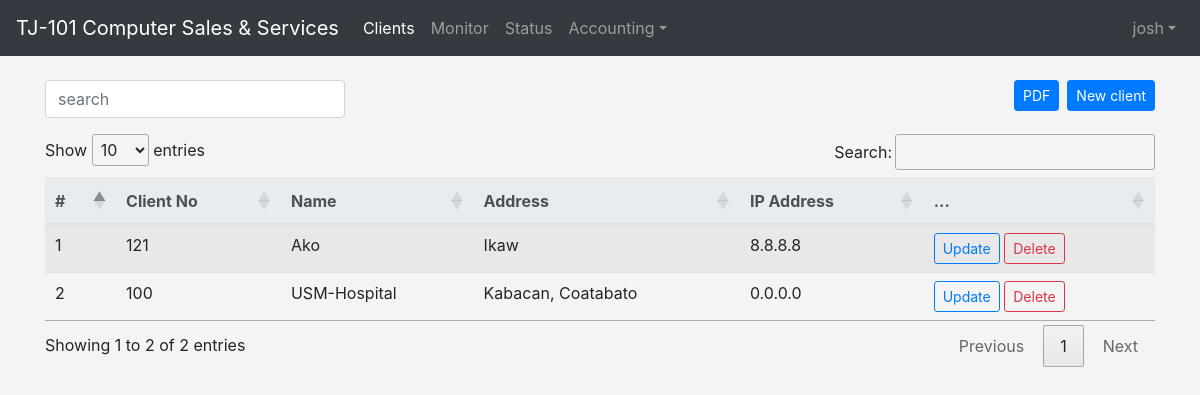
Before: / (signed in) with the older database file.
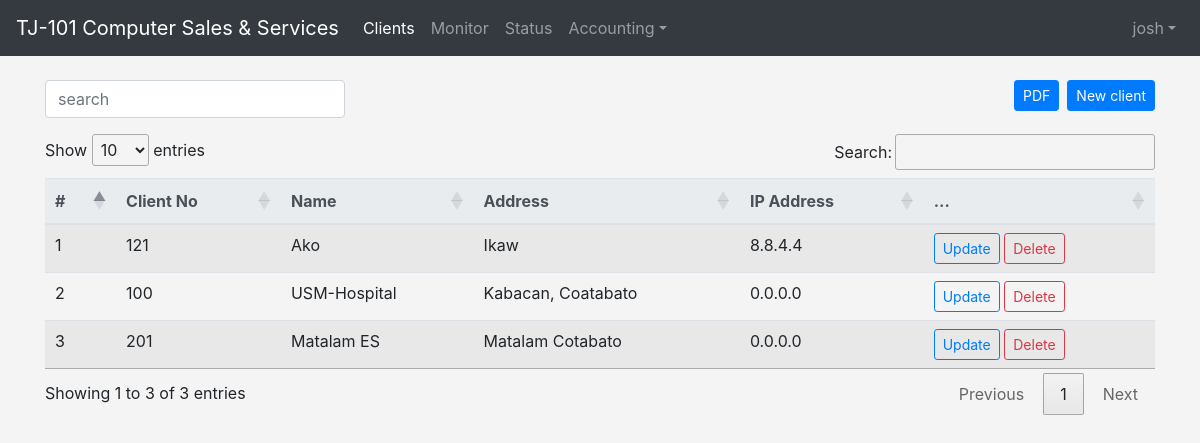
After: the same page with the newer database file.
### client/models.py (models this page shows, shortened)
class Client(models.Model):
    client_no       = models.CharField(max_length=50)
    client_name     = models.CharField(max_length=150)
    client_address  = models.CharField(max_length=200)
    client_email    = models.CharField(max_length=100)
    client_registered = models.DateField(auto_now_add=False)
    client_active   = models.BooleanField(default=False)
    client_ip       = models.CharField(default="0.0.0.0", max_length=20)
    def __str__(self):
        return  self.client_name

### client/views.py (the view)
# urls.py: path('',  views.list_client, name='clients'),
def list_client(request):
    clients = Client.objects.all()
    return render(request, 'clients/clients.html', {'clients': clients})

### templates/clients/clients.html (shortened to what this page needs)
{% extends 'base/base.html' %}
{% block content %}
    {% if user.is_authenticated  %}
        {% include 'base/navbar.html' %}
        <br>
        <div class="container">
            <div class="row mb-2">
                <div class="col col-2 mb-2 float-left">
                    <form method="POST">
                        <input type="text" class="form-control" style="width: 300px;" placeholder="search">
                    </form>
                </div>
                <div class="col col-10 float-right">
                    <button type="button" class="btn btn-primary btn-sm js-create-client mb-2 float-right" data-url="{% url 'client:create_client' %}">
                        New client
                    </button>
                    <button type="button" class="btn btn-primary btn-sm js-pdf-client mx-2 float-right" onclick="window.open('/clients/report/')">
                        PDF
                    </button>
                </div>
            </div>
            <div class="table-responsive">
                <table class="table table-hover table-sm table-striped" id="clientList">
                    <thead class="thead-light">
                        <tr>
                            <th>#</th>
                            <th>Client No</th>
                            <th>Name</th>
                            <th>Address</th>
                            <th>IP Address</th>
                            <th>...</th>
                        </tr>
                    </thead>
                    <tbody>
                        {% include 'includes/partial_client_list.html' %}
                    </tbody>
                </table>
            </div>
        </div>
    {% endif %}
{% endblock content %}

### templates/includes/partial_client_list.html (shortened to what this page needs)
{% for client in clients %}
    <tr>
        <td>{{forloop.counter}}</td>
        <td>{{client.client_no}}</td>
        <td>{{client}}</td>
        <td>{{client.client_address}}</td>
        <td>{{client.client_ip}}</td>
        <td>
            <button class="btn btn-outline-primary btn-sm js-update-client" data-url="{% url 'client:edit_client' client.pk %}">
                Update
            </button>
            <button type="button"
                class="btn btn-outline-danger btn-sm js-delete-client"
                data-url="{% url 'client:delete_client' client.pk %}">
                 Delete
            </button>
        </td>
    </tr>
{% empty %}
    <tr>
        <td colspan="7" class="text-center bg-warning">No Client</td>
    </tr>
{% endfor %}

Changed rows visible on the page:
changed Client "Ako": client_ip "8.8.8.8" → "8.8.4.4"
added Client: client_no "201", client_name "Matalam ES", client_address "Matalam Cotabato", client_ip "0.0.0.0"
Other visible differences:
text written by a page script: "Show entries Search: Showing 1 to 2 of 2 entries Previous 1 Next" → "Show entries Search: Showing 1 to 3 of 3 entries Previous 1 Next"
